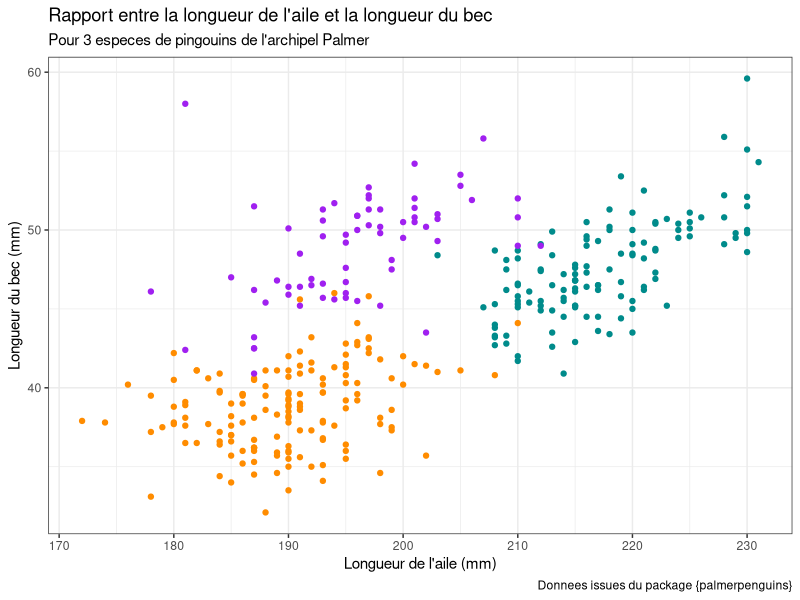
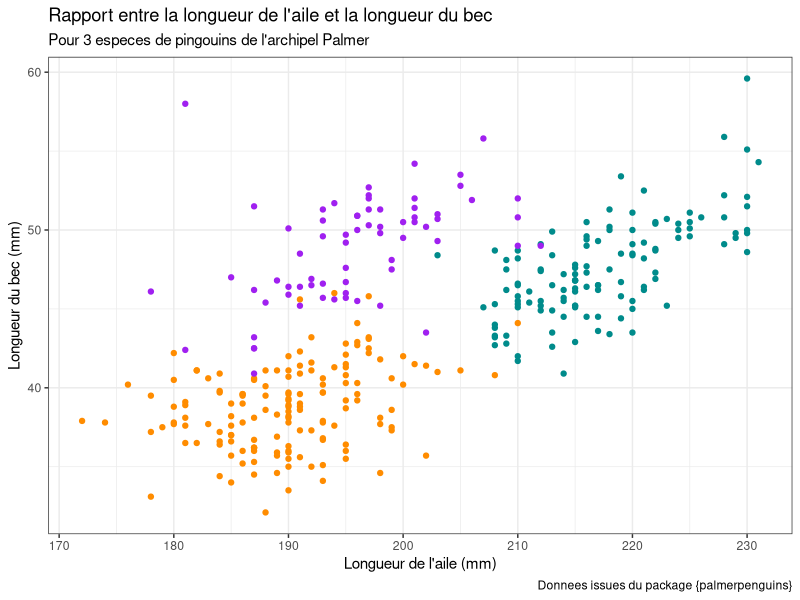
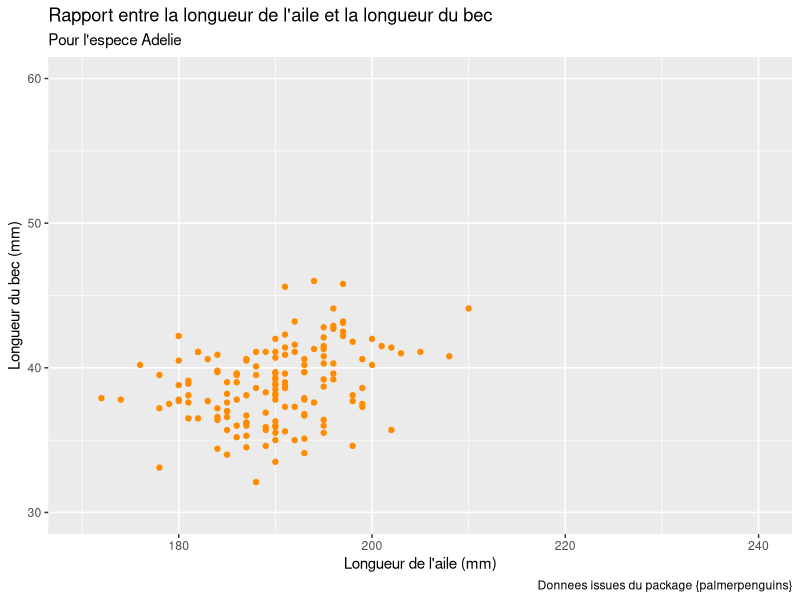
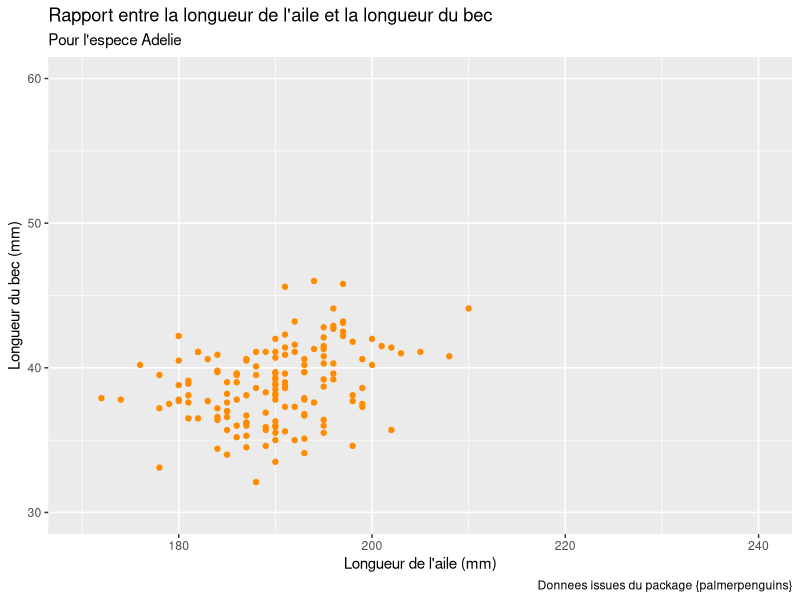
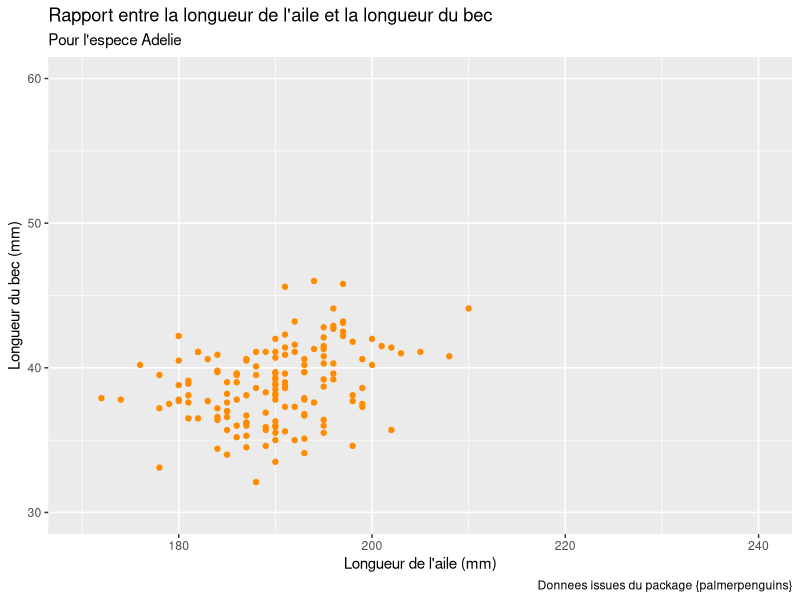
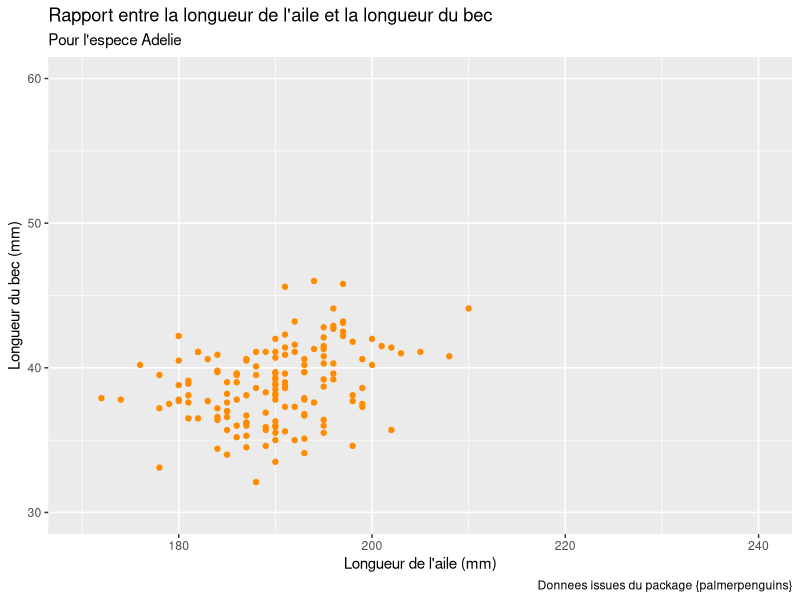
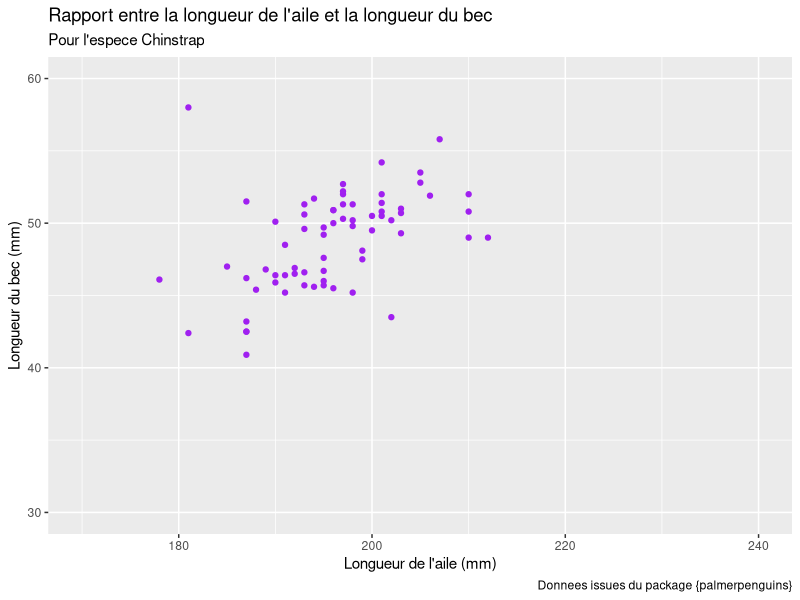
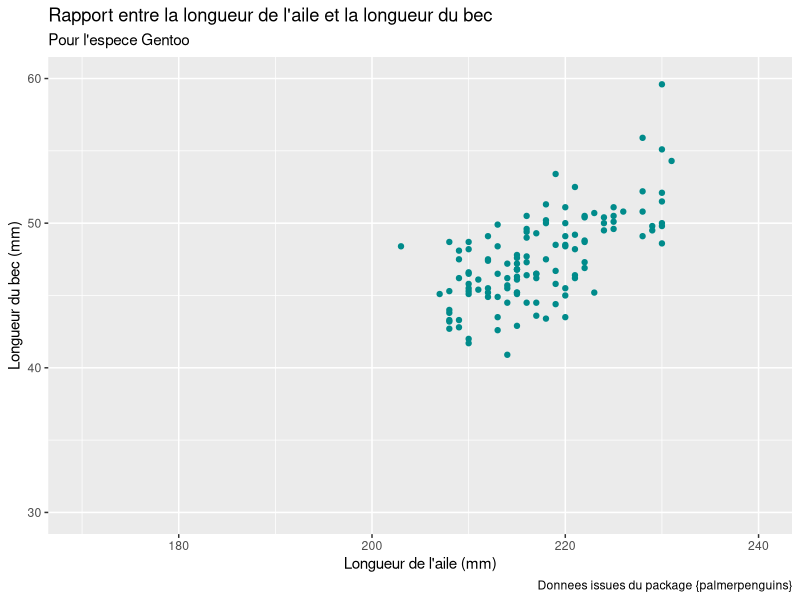

Write R code to recreate these figures, in order.
# ATELIERS CODONS
# VISUALISATION DE DONNEES A L'AIDE DE GGPLOT2
# CREER ET SAUVEGARDER DES PLOTS A L'AIDE DE BOUCLES 'FOR'
# 2024-09-30

# 📦 INSTALLER LES PACKAGES -----------------------------------------------

install.packages("tidyverse")  # manipulation, visualisation
install.packages("palmerpenguins")  # jeux de donnees


# 📦 CHARGER LES PACKAGES$ ------------------------------------------------

library(tidyverse)  
library(palmerpenguins)

# 🔽 IMPORTER LES DONNEES -------------------------------------------------

penguins <- palmerpenguins::penguins

# 🔃 PRINCIPE D'UNE BOUCLE 'FOR' ------------------------------------------

# Plutot que de copier-coller du code, il est possible de l'executer dans 
# une boucle 'for'.

# Une boucle necessite deux elements : 
# - les items sur lesquels le code va s'executer
# - le code a executer

# Pour comprendre le fonctionnement d'une boucle 'for', nous allons voir 
# comment creer une boucle pour imprimer les nombres de 0 a 10.

# La fonction 'print()' permet d'afficher dans la console le contenu des
# parentheses : 

print(0)
print("ce texte")

# Pour afficher les nombres de 0 a 10, nous pouvons multiplier les commandes
# 'print()' : 

print(0)
print(1)
print(2)
print(3)
print(4)
print(5)
print(6)
print(7)
print(8)
print(9)
print(10)

# Une boucle s'ecrit de la maniere suivante : 

# 'for (i in liste items) {code a executer}'

# Le 'i' peut etre remplace par ce que l'on souhaite : 'nb', 'nombre', ...
# Il faut simplement utiliser le meme nom dans le code : 

for (i in 1:10) {
  
  print(i)
  
}

for (nombre in 1:10) {
  
  print(nombre)
  
}

# Une boucle permet d'executer le meme bloc de code en modifiant les arguments.
# Calculons par exemple les carres des nombres de 1 a 10 : 

for (i in 1:10) {
  
  carre <- i^2
  
  print(paste0(i, "^2 = ", carre))
  
}

# 📊 CREATION D'UN PLOT ---------------------------------------------------

# Nous commencons par creer un plot pour ajuster les parametres, avant de
# modifier le code pour l'executer dans une boucle.

my_cols <- c("Adelie" = "darkorange",
             "Chinstrap" = "purple",
             "Gentoo" = "cyan4")

p <- penguins |> 
  ggplot(aes(x = flipper_length_mm,
             y = bill_length_mm,
             col = species)) +
  geom_point(show.legend = FALSE) +  # la legende n'est pas necessaire 
  labs(title = "Rapport entre la longueur de l'aile et la longueur du bec",
       subtitle = "Pour 3 especes de pingouins de l'archipel Palmer",
       caption = "Donnees issues du package {palmerpenguins}",
       x = "Longueur de l'aile (mm)",
       y = "Longueur du bec (mm)",
       col = "Espece") +
  scale_color_manual(values = my_cols) +
  theme_bw()

# Sauvegardons le plot pour nous assurer du rendu visuel : 

ggsave(filename = "05-FIGURES/dimensions_ailes.png", plot = p,
       dpi = 320, width = 12, height = 6)

# 📊🔃 CREATION DES PLOTS DANS UNE BOUCLE ---------------------------------

# Nous souhaitons creer et sauvegarder un plot par espece.

# Avant de creer les plots, nous allons extraire les valeurs min et max des
# deux variables d'interet, afin de conserver la meme echelle pour nos trois 
# plots et ainsi faciliter la comparaison entre les plots.
# Les fonctions 'xlim' et 'ylim' permettent de parametrer les echelles des 
# axes x et y d'un plot.

# Les fonctions 'min()' et 'max()' permettent d'extraire les valeurs min et max
# d'un vecteur. Attention ! Nos donnees contiennent des donnees manquantes,
# nous allons donc utiliser l'argument 'na.rm = TRUE'.

flipper_length_mm_max <- max(penguins$flipper_length_mm, na.rm = TRUE)
flipper_length_mm_min <- min(penguins$flipper_length_mm, na.rm = TRUE)
bill_length_mm_max <- max(penguins$bill_length_mm, na.rm = TRUE)
bill_length_mm_min <- min(penguins$bill_length_mm, na.rm = TRUE)

# Pour laisser un peu de marge autour des valeurs extremes, nous arrondissons a 
# l'aide de la fonction 'round_any()' du package {plyr}, qui permet d'arrondir
# une valeur au multiple le plus proche, soit superieur ('f = ceiling'), soit
# inferieur ('f = floor') : 

flipper_length_mm_max <- plyr::round_any(x = flipper_length_mm_max, accuracy = 10, f = ceiling)
flipper_length_mm_min <- plyr::round_any(x = flipper_length_mm_min, accuracy = 10, f = floor)
bill_length_mm_max <- plyr::round_any(x = bill_length_mm_max, accuracy = 10, f = ceiling)
bill_length_mm_min <- plyr::round_any(x = bill_length_mm_min, accuracy = 10, f = floor)

# Commencons par extraire la liste des especes, c'est cette liste (ce vecteur)
# que nous utiliserons comme items pour executer la boucle.

species_list <- penguins |> 
  mutate(species = as.character(species)) |>  # transformer 'species' en variable de type 'character'
  distinct(species) |>  # extraire les valeurs uniques 
  arrange(species) |>  # trier par ordre alphabetique
  pull()  # extraire le contenu de la colonne dans un vecteur

# Pour construire la boucle, nous reprenons le code du plot : 

my_cols <- c("Adelie" = "darkorange",
             "Chinstrap" = "purple",
             "Gentoo" = "cyan4")

p <- penguins |> 
  ggplot(aes(x = flipper_length_mm,
             y = bill_length_mm,
             col = species)) +
  geom_point(show.legend = FALSE) +  # la legende n'est pas necessaire 
  labs(title = "Rapport entre la longueur de l'aile et la longueur du bec",
       subtitle = "Pour 3 especes de pingouins de l'archipel Palmer",
       caption = "Donnees issues du package {palmerpenguins}",
       x = "Longueur de l'aile (mm)",
       y = "Longueur du bec (mm)",
       col = "Espece") +
  scale_color_manual(values = my_cols) +
  theme_bw()

ggsave(filename = "05-FIGURES/dimensions_ailes.png", plot = p,
       dpi = 320, width = 12, height = 6)

# Le premier bloc de code, dans lequel les couleurs sont definies, ne sera pas 
# place dans la boucle, car il ne varie pas en fonction des especes.

my_cols <- c("Adelie" = "darkorange",
             "Chinstrap" = "purple",
             "Gentoo" = "cyan4")

# Nous allons construire la boucle petit a petit en adaptant le code.
# Pour tester le code au fur et a mesure, il peut etre utile de placer au debut 
# du code entre accolades une 'definition' de valeur pour 'sp'. Cette ligne 
# de code pourra etre commentee puis supprimee quand le code sera operationnel.
# Plutot que d'executer la boucle, nous executons les differents blocs de code a
# l'interieur de la boucle pour nous assurer de leur bon fonctionnement.

# Il nous faut tout d'abord filtrer le dataset pour ne conserver que les observations
# appartenant a l'espece d'interet :

for (sp in species_list) {
  
  sp <- species_list[1]
  
  penguins |> 
    filter(species == sp) |> 
    distinct(species)  # s'assurer que le filtre a bien ete applique
  
}

# Nous ajoutons le code permettant d'afficher les points : 

for (sp in species_list) {
  
  sp <- species_list[1]
  
  penguins |> 
    filter(species == sp) |> 
    ggplot(aes(x = flipper_length_mm,
               y = bill_length_mm,
               col = species)) +
    geom_point(show.legend = FALSE)
  
}

# Nous ajoutons les couleurs : 

for (sp in species_list) {
  
  sp <- species_list[1]
  
  penguins |> 
    filter(species == sp) |> 
    ggplot(aes(x = flipper_length_mm,
               y = bill_length_mm,
               col = species)) +
    geom_point(show.legend = FALSE) +
    scale_color_manual(values = my_cols)
  
}

# Modifions les echelles des axes pour qu'elle soit identique quelle que 
# soit l'espece representee : 

for (sp in species_list) {
  
  sp <- species_list[1]
  
  penguins |> 
    filter(species == sp) |> 
    ggplot(aes(x = flipper_length_mm,
               y = bill_length_mm,
               col = species)) +
    geom_point(show.legend = FALSE) +
    scale_color_manual(values = my_cols) +
    xlim(flipper_length_mm_min, flipper_length_mm_max) +
    ylim(bill_length_mm_min, bill_length_mm_max)
  
}

# Nous allons a present ajouter les etiquettes. Il nous faut adapter le contenu
# des etiquettes pour afficher le nom de l'espece d'interet.
# Nous utilisons pour cela la fonction 'paste0()' qui permet de concatener du 
# texte 'brut' avec des valeurs 'dynamiques', dans notre cas le nom de l'espece
# qui se trouve dans l'item 'sp'

# Comme la legende est supprimee, nous n'avons pas besoin de l'etiquette 'col = "Espece"' : 

for (sp in species_list) {
  
  sp <- species_list[1]
  
  penguins |> 
    filter(species == sp) |> 
    ggplot(aes(x = flipper_length_mm,
               y = bill_length_mm,
               col = species)) +
    geom_point(show.legend = FALSE) +
    scale_color_manual(values = my_cols) +
    xlim(flipper_length_mm_min, flipper_length_mm_max) +
    ylim(bill_length_mm_min, bill_length_mm_max) +
    labs(title = "Rapport entre la longueur de l'aile et la longueur du bec",
         subtitle = paste0("Pour l'espece ", sp),
         caption = "Donnees issues du package {palmerpenguins}",
         x = "Longueur de l'aile (mm)",
         y = "Longueur du bec (mm)")
  
}

# Pour s'assurer que le plot sera different pour une autre espece, nous 
# modifions la definition de l'item 'sp' : 

for (sp in species_list) {
  
  sp <- species_list[2]
  
  penguins |> 
    filter(species == sp) |> 
    ggplot(aes(x = flipper_length_mm,
               y = bill_length_mm,
               col = species)) +
    geom_point(show.legend = FALSE) +
    scale_color_manual(values = my_cols) +
    xlim(flipper_length_mm_min, flipper_length_mm_max) +
    ylim(bill_length_mm_min, bill_length_mm_max) +
    labs(title = "Rapport entre la longueur de l'aile et la longueur du bec",
         subtitle = paste0("Pour l'espece ", sp),
         caption = "Donnees issues du package {palmerpenguins}",
         x = "Longueur de l'aile (mm)",
         y = "Longueur du bec (mm)")
  
}

# Notre code est presque pret, il nous reste a assigner le code servant a creer
# le plot dans un objet et a exporter cet objet dans un fichier image.

for (sp in species_list) {
  
  sp <- species_list[1]
  
  p <- penguins |> 
    filter(species == sp) |> 
    ggplot(aes(x = flipper_length_mm,
               y = bill_length_mm,
               col = species)) +
    geom_point(show.legend = FALSE) +
    scale_color_manual(values = my_cols) +
    xlim(flipper_length_mm_min, flipper_length_mm_max) +
    ylim(bill_length_mm_min, bill_length_mm_max) +
    labs(title = "Rapport entre la longueur de l'aile et la longueur du bec",
         subtitle = paste0("Pour l'espece ", sp),
         caption = "Donnees issues du package {palmerpenguins}",
         x = "Longueur de l'aile (mm)",
         y = "Longueur du bec (mm)")
  
  ggsave(filename = paste0("05-FIGURES/aile_vs_bec_", sp, ".png"), plot = p,
         dpi = 320, width = 12, height = 6)
  
}

# Tout le code fonctionne pour une espece, nous commentons (ou supprimons) la
# definition de l'item 'sp' et executons la boucle :

for (sp in species_list) {
  
  # sp <- species_list[1]
  
  p <- penguins |> 
    filter(species == sp) |> 
    ggplot(aes(x = flipper_length_mm,
               y = bill_length_mm,
               col = species)) +
    geom_point(show.legend = FALSE) +
    scale_color_manual(values = my_cols) +
    xlim(flipper_length_mm_min, flipper_length_mm_max) +
    ylim(bill_length_mm_min, bill_length_mm_max) +
    labs(title = "Rapport entre la longueur de l'aile et la longueur du bec",
         subtitle = paste0("Pour l'espece ", sp),
         caption = "Donnees issues du package {palmerpenguins}",
         x = "Longueur de l'aile (mm)",
         y = "Longueur du bec (mm)")
  
  ggsave(filename = paste0("05-FIGURES/aile_vs_bec_", sp, ".png"), plot = p,
         dpi = 320, width = 12, height = 6)
  
}

